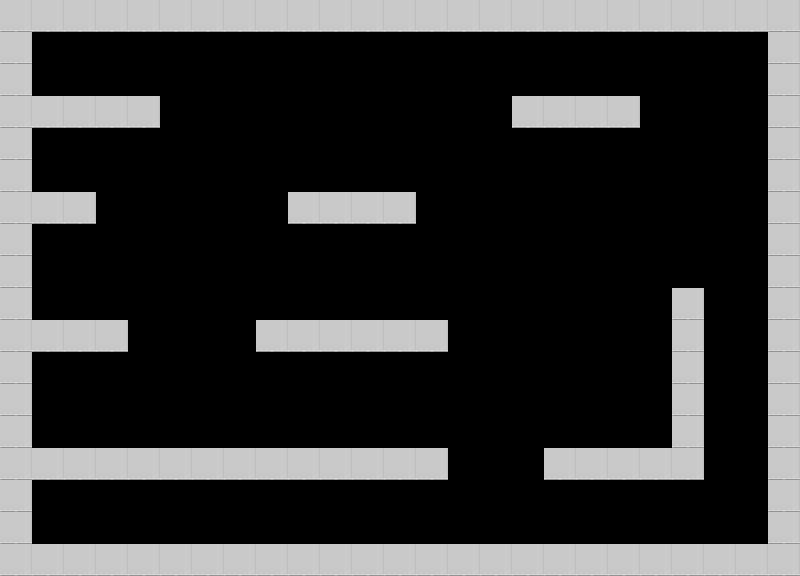

Below is a game level as drawn by its tile map, then a one-line description and the .tmx file that defines it, in full:
An orthogonal 25x18 tile map with 32x32 px tiles, 1 tile layer (Tile Layer 1).

<map version="1.0" orientation="orthogonal" renderorder="right-down" width="25" height="18" tilewidth="32" tileheight="32" nextobjectid="1">
 <tileset firstgid="1" name="tileset" tilewidth="32" tileheight="32">
  <image source="../images/tileset.png" trans="bdbdbd" width="384" height="320" />
 </tileset>
 <layer name="Tile Layer 1" width="25" height="18">
  <data encoding="csv">
24,24,24,24,24,24,24,24,24,24,24,24,24,24,24,24,24,24,24,24,24,24,24,24,24,
24,0,0,0,0,0,0,0,0,0,0,0,0,0,0,0,0,0,0,0,0,0,0,0,24,
24,0,0,0,0,0,0,0,0,0,0,0,0,0,0,0,0,0,0,0,0,0,0,0,24,
24,24,24,24,24,0,0,0,0,0,0,0,0,0,0,0,24,24,24,24,0,0,0,0,24,
24,0,0,0,0,0,0,0,0,0,0,0,0,0,0,0,0,0,0,0,0,0,0,0,24,
24,0,0,0,0,0,0,0,0,0,0,0,0,0,0,0,0,0,0,0,0,0,0,0,24,
24,24,24,0,0,0,0,0,0,24,24,24,24,0,0,0,0,0,0,0,0,0,0,0,24,
24,0,0,0,0,0,0,0,0,0,0,0,0,0,0,0,0,0,0,0,0,0,0,0,24,
24,0,0,0,0,0,0,0,0,0,0,0,0,0,0,0,0,0,0,0,0,0,0,0,24,
24,0,0,0,0,0,0,0,0,0,0,0,0,0,0,0,0,0,0,0,0,24,0,0,24,
24,24,24,24,0,0,0,0,24,24,24,24,24,24,0,0,0,0,0,0,0,24,0,0,24,
24,0,0,0,0,0,0,0,0,0,0,0,0,0,0,0,0,0,0,0,0,24,0,0,24,
24,0,0,0,0,0,0,0,0,0,0,0,0,0,0,0,0,0,0,0,0,24,0,0,24,
24,0,0,0,0,0,0,0,0,0,0,0,0,0,0,0,0,0,0,0,0,24,0,0,24,
24,24,24,24,24,24,24,24,24,24,24,24,24,24,0,0,0,24,24,24,24,24,0,0,24,
24,0,0,0,0,0,0,0,0,0,0,0,0,0,0,0,0,0,0,0,0,0,0,0,24,
24,0,0,0,0,0,0,0,0,0,0,0,0,0,0,0,0,0,0,0,0,0,0,0,24,
24,24,24,24,24,24,24,24,24,24,24,24,24,24,24,24,24,24,24,24,24,24,24,24,24
</data>
 </layer>
</map>